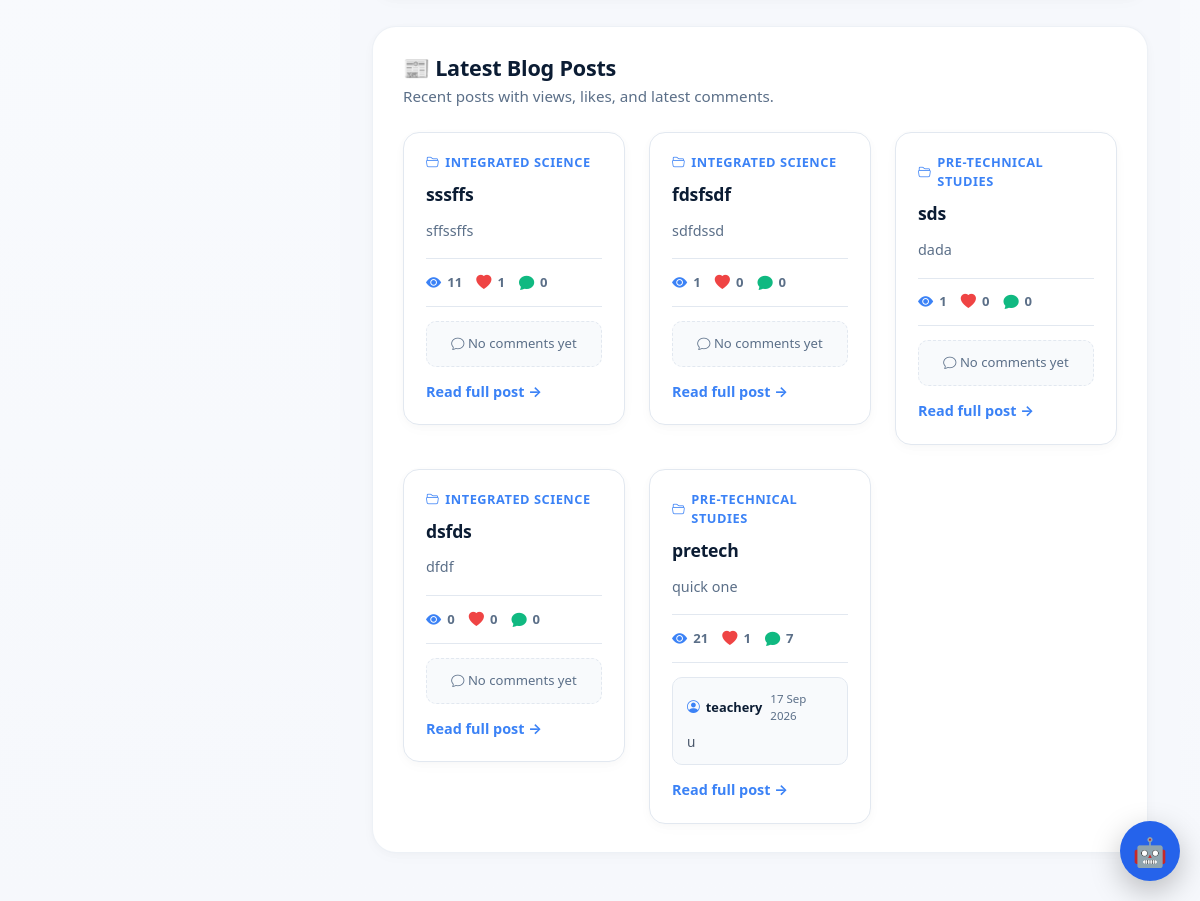
The page /accounts/teacher/dashboard/ (signed in, lower part) on the database as committed earlier.
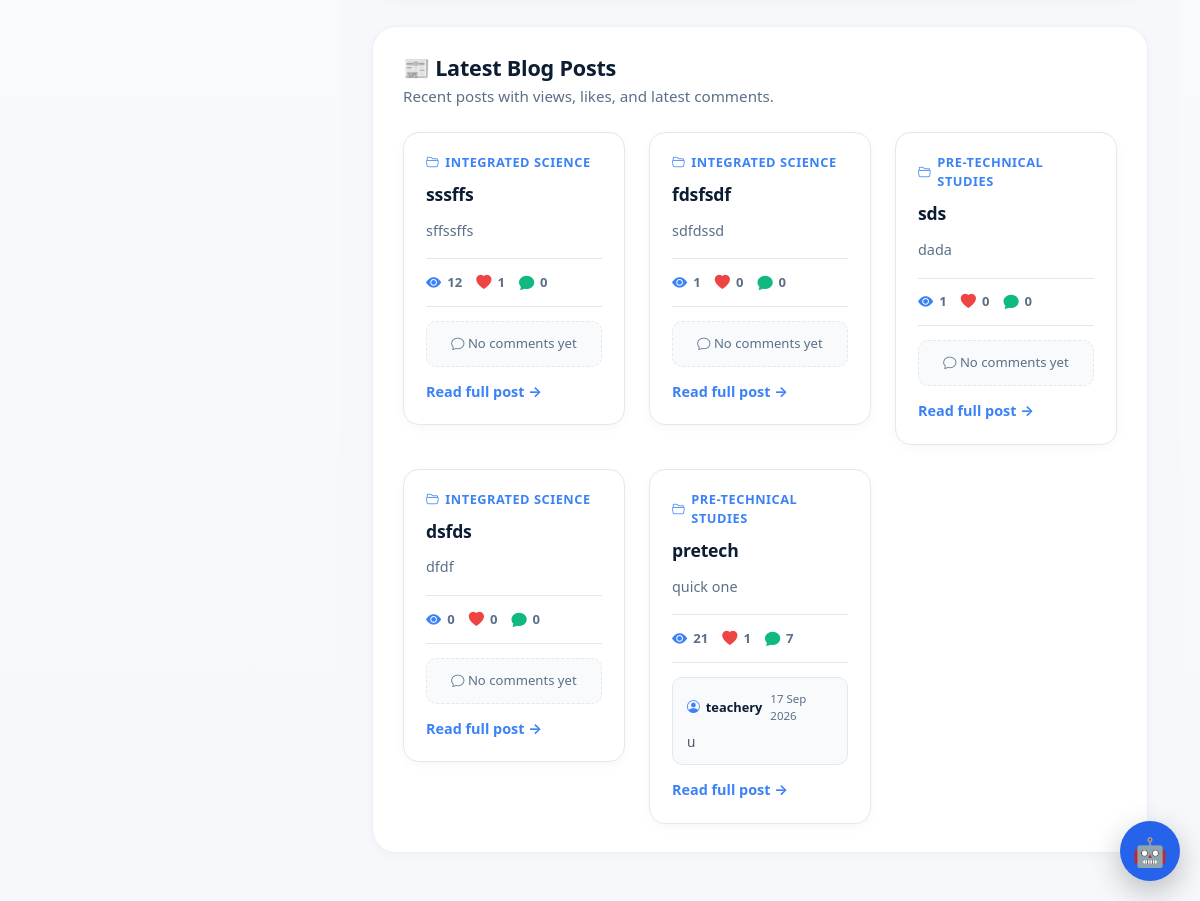
The same page on the database as committed later.
### blog/models.py (models this page shows, shortened)
class Post(models.Model):
    STATUS_CHOICES = [
        ("draft", "Draft"),
        ("published", "Published"),
    ]
    title = models.CharField(
        max_length=200
    )
    slug = models.SlugField(
        max_length=200,
        unique=True,
        blank=True
    )
    category = models.ForeignKey(
        Category,
        on_delete=models.CASCADE
    )
    tags = models.ManyToManyField(
        Tag,
        blank=True
    )
    excerpt = models.TextField(
        max_length=500
    )
    content = CKEditor5Field(
        "Content",
        config_name="default"
    )
    school = models.ForeignKey(
        "schools.School",
        on_delete=models.CASCADE,
        related_name="posts",
        null=True,
        blank=True
    )
    target_classes = models.ManyToManyField(
        "schools.SchoolClass",
        blank=True,
        related_name="posts"
    )
    author = models.ForeignKey(
        User,
        on_delete=models.CASCADE,
        related_name="posts"
    )
    approved = models.BooleanField(
        default=False
    )
    is_featured = models.BooleanField(
        default=False
    )
    video = models.FileField(
        upload_to="videos/",
        blank=True,
        null=True
    )
    youtube_url = models.URLField(
        blank=True,
        null=True
    )
    view_count = models.PositiveIntegerField(
        default=0
    )
    likes = models.ManyToManyField(
        User,
        related_name="liked_posts",
        blank=True
    )
    status = models.CharField(
        max_length=10,
        choices=STATUS_CHOICES,
        default="draft"
    )
    created_at = models.DateTimeField(
        auto_now_add=True
    )
    updated_at = models.DateTimeField(
        auto_now=True
    )
    visible_to_all = models.BooleanField(
        default=False
    )
    class Meta:
        ordering = ["-created_at"]
        indexes = [
            models.Index(
                fields=["school"]
            ),
            models.Index(
                fields=["status", "approved"]
            ),
        ]

class Category(models.Model):
    name = models.CharField(
        max_length=100,
        unique=True
    )
    slug = models.SlugField(
        max_length=110,
        unique=True,
        blank=True
    )
    class Meta:
        verbose_name_plural = "Categories"
        ordering = ["name"]

### accounts/views.py (the view)
# urls.py: path('teacher/dashboard/', views.teacher_dashboard, name='teacher_dashboard'),
@login_required
def teacher_dashboard(request):
    teacher = request.user
    if getattr(teacher, "role", None) not in ("teacher", "school_admin"):
        return HttpResponseForbidden(
            "Only teachers and school admins can access this dashboard."
        )
    assignments = Assignment.objects.filter(
        teacher=teacher
    ).select_related("subject", "school_class").order_by("-created_at")
    assignment_count = assignments.exclude(assignment_type="quiz").count()
    quiz_count = assignments.filter(assignment_type="quiz").count()
    student_count = Enrollment.objects.filter(
        school_class__assignments__teacher=teacher,
        status="ACTIVE",
    ).values("student").distinct().count()
    pending_submissions = Submission.objects.filter(
        assignment__teacher=teacher,
        graded=False,
    ).count()
    blog_context = get_blog_context()
    role = getattr(teacher, "role", "") or "unknown"
    role_labels = {
        "teacher": "Teacher",
        "school_admin": "School Admin",
        "student": "Student",
        "parent": "Parent",
    }
    role_label = role_labels.get(role, role.replace("_", " ").title())
    return render(
        request,
        "teacher.html",
        {
            "assignments": assignments[:5],
            "assignment_count": assignment_count,
            "quiz_count": quiz_count,
            "student_count": student_count,
            "pending_submissions": pending_submissions,
            "role": role,
            "role_label": role_label,
            **blog_context,
        }
    )

### accounts/views.py (called while the page is built)
def get_blog_categories():
    categories = list(Category.objects.all().order_by("name"))
    published_posts = Post.objects.filter(
        status="published"
    ).select_related("author", "category").order_by("-created_at")
    posts_by_category = {}
    for post in published_posts:
        if post.category_id:
            posts_by_category.setdefault(post.category_id, []).append(post)
    for category in categories:
        category.dashboard_posts = posts_by_category.get(category.id, [])
    return categories

def get_blog_posts():
    return Post.objects.filter(
        status="published"
    ).select_related("author", "category").order_by("-created_at")[:5]

def get_blog_context():
    return {
        "posts": get_blog_posts(),
        "categories": get_blog_categories(),
    }

### assignments/models.py (called while the page is built)
    def __str__(self):
        return f"{self.name} - {self.school.name}"

### schools/models.py (called while the page is built)
    def __str__(self):
        return f"{self.school.name} - {self.name}"

### dashboard/templates/teacher.html (shortened to what this page needs)
{% extends "base.html" %}
{% load static %}
{% block content %}
<div class="teacher-dashboard">
    <section class="teacher-section">
        <div class="teacher-section-header">
            <h2>📰 Latest Blog Posts</h2>
            <p>Recent posts with views, likes, and latest comments.</p>
        </div>
        {% if posts %}
            <div class="posts-grid" id="teacherPostsGrid">
                {% for post in posts %}
                    <article class="blog-post">
                        <div class="post-body">
                            {% if post.category %}
                                <div class="post-category">
                                    <i class="bi bi-folder2-open"></i>
                                    {{ post.category.name }}
                                </div>
                            {% endif %}
                            <h3 class="post-title">{{ post.title }}</h3>
                            {% if post.excerpt %}
                                <p class="post-excerpt">
                                    {{ post.excerpt|truncatewords:20 }}
                                </p>
                            {% endif %}
                            <div class="post-stats">
                                <span class="post-stat views">
                                    <i class="bi bi-eye-fill"></i>
                                    {{ post.view_count|default:0 }}
                                </span>
                                <span class="post-stat likes">
                                    <i class="bi bi-heart-fill"></i>
                                    {{ post.likes.count|default:0 }}
                                </span>
                                <span class="post-stat comments">
                                    <i class="bi bi-chat-fill"></i>
                                    {{ post.comments.count|default:0 }}
                                </span>
                            </div>
                            {% with latest=post.comments.all|dictsortreversed:"created_at"|first %}
                                {% if latest %}
                                    <div class="latest-comment">
                                        <div class="latest-comment-header">
                                            <span class="latest-comment-author">
                                                <i class="bi bi-person-circle"></i>
                                                {{ latest.author.username }}
                                            </span>
                                            <span class="latest-comment-date">
                                                {{ latest.created_at|date:"d M Y" }}
                                            </span>
                                        </div>
                                        <div class="latest-comment-text">
                                            {{ latest.text|truncatewords:15 }}
                                        </div>
                                    </div>
                                {% else %}
                                    <div class="no-comment">
                                        <i class="bi bi-chat"></i>
                                        No comments yet
                                    </div>
                                {% endif %}
                            {% endwith %}
                            <a href="{% url 'blog:post_detail' post.slug %}"
                               class="read-more-link">
                                Read full post →
                            </a>
                        </div>
                    </article>
                {% endfor %}
            </div>
        {% else %}
            <div class="teacher-empty">
                <span class="empty-icon">📰</span>
                No blog posts available.
            </div>
        {% endif %}
    </section>
</div>
{% endblock %}

Rows that differ between the two databases and show on the page:
changed Post "sssffs": view_count "11" → "12"
